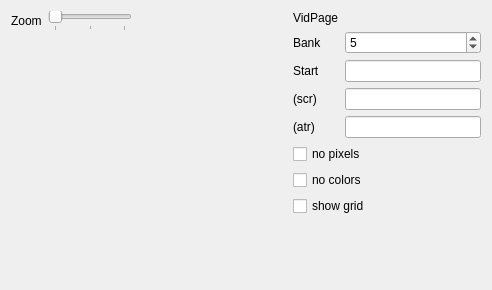
<?xml version="1.0" encoding="UTF-8"?>
<ui version="4.0">
 <class>ZXScrWidget</class>
 <widget class="QWidget" name="ZXScrWidget">
  <property name="geometry">
   <rect>
    <x>0</x>
    <y>0</y>
    <width>492</width>
    <height>290</height>
   </rect>
  </property>
  <property name="windowTitle">
   <string>Form</string>
  </property>
  <layout class="QHBoxLayout" name="horizontalLayout">
   <item>
    <layout class="QVBoxLayout" name="verticalLayout">
     <item>
      <layout class="QHBoxLayout" name="horizontalLayout_2" stretch="0,0,10">
       <item>
        <widget class="QLabel" name="label">
         <property name="text">
          <string>Zoom</string>
         </property>
        </widget>
       </item>
       <item>
        <widget class="QSlider" name="sldScale">
         <property name="minimum">
          <number>1</number>
         </property>
         <property name="maximum">
          <number>3</number>
         </property>
         <property name="pageStep">
          <number>1</number>
         </property>
         <property name="orientation">
          <enum>Qt::Horizontal</enum>
         </property>
         <property name="tickPosition">
          <enum>QSlider::TicksBelow</enum>
         </property>
         <property name="tickInterval">
          <number>1</number>
         </property>
        </widget>
       </item>
       <item>
        <spacer name="horizontalSpacer">
         <property name="orientation">
          <enum>Qt::Horizontal</enum>
         </property>
         <property name="sizeHint" stdset="0">
          <size>
           <width>40</width>
           <height>20</height>
          </size>
         </property>
        </spacer>
       </item>
      </layout>
     </item>
     <item>
      <widget class="QLabel" name="scrLabel">
       <property name="minimumSize">
        <size>
         <width>276</width>
         <height>212</height>
        </size>
       </property>
       <property name="text">
        <string/>
       </property>
      </widget>
     </item>
     <item>
      <spacer name="verticalSpacer_5">
       <property name="orientation">
        <enum>Qt::Vertical</enum>
       </property>
       <property name="sizeHint" stdset="0">
        <size>
         <width>20</width>
         <height>40</height>
        </size>
       </property>
      </spacer>
     </item>
    </layout>
   </item>
   <item>
    <layout class="QGridLayout" name="gridLayout_4">
     <item row="3" column="1">
      <widget class="QCheckBox" name="cbScrPix">
       <property name="text">
        <string>no pixels</string>
       </property>
      </widget>
     </item>
     <item row="2" column="1">
      <layout class="QGridLayout" name="gridLayout_6">
       <item row="2" column="0">
        <widget class="QLabel" name="label_59">
         <property name="text">
          <string>Start</string>
         </property>
        </widget>
       </item>
       <item row="0" column="0">
        <widget class="QLabel" name="label_71">
         <property name="text">
          <string>VidPage</string>
         </property>
        </widget>
       </item>
       <item row="2" column="1">
        <widget class="xHexSpin" name="leScrAdr"/>
       </item>
       <item row="1" column="1">
        <widget class="QSpinBox" name="sbScrBank">
         <property name="minimum">
          <number>0</number>
         </property>
         <property name="maximum">
          <number>255</number>
         </property>
         <property name="value">
          <number>5</number>
         </property>
        </widget>
       </item>
       <item row="1" column="0">
        <widget class="QLabel" name="label_49">
         <property name="text">
          <string>Bank</string>
         </property>
        </widget>
       </item>
       <item row="3" column="1">
        <widget class="xHexSpin" name="leScr">
         <property name="readOnly">
          <bool>true</bool>
         </property>
        </widget>
       </item>
       <item row="0" column="1">
        <widget class="QLabel" name="labCurScr">
         <property name="text">
          <string/>
         </property>
        </widget>
       </item>
       <item row="4" column="1">
        <widget class="xHexSpin" name="leAtr">
         <property name="readOnly">
          <bool>true</bool>
         </property>
        </widget>
       </item>
       <item row="3" column="0">
        <widget class="QLabel" name="label_112">
         <property name="text">
          <string>(scr)</string>
         </property>
        </widget>
       </item>
       <item row="4" column="0">
        <widget class="QLabel" name="label_113">
         <property name="text">
          <string>(atr)</string>
         </property>
        </widget>
       </item>
      </layout>
     </item>
     <item row="4" column="1">
      <widget class="QCheckBox" name="cbScrAtr">
       <property name="text">
        <string>no colors</string>
       </property>
      </widget>
     </item>
     <item row="5" column="1">
      <widget class="QCheckBox" name="cbScrGrid">
       <property name="text">
        <string>show grid</string>
       </property>
      </widget>
     </item>
     <item row="6" column="1">
      <spacer name="verticalSpacer_6">
       <property name="orientation">
        <enum>Qt::Vertical</enum>
       </property>
       <property name="sizeHint" stdset="0">
        <size>
         <width>20</width>
         <height>40</height>
        </size>
       </property>
      </spacer>
     </item>
    </layout>
   </item>
  </layout>
 </widget>
 <customwidgets>
  <customwidget>
   <class>xHexSpin</class>
   <extends>QLineEdit</extends>
   <header location="global">stdlib.h</header>
  </customwidget>
 </customwidgets>
 <resources/>
 <connections/>
</ui>
